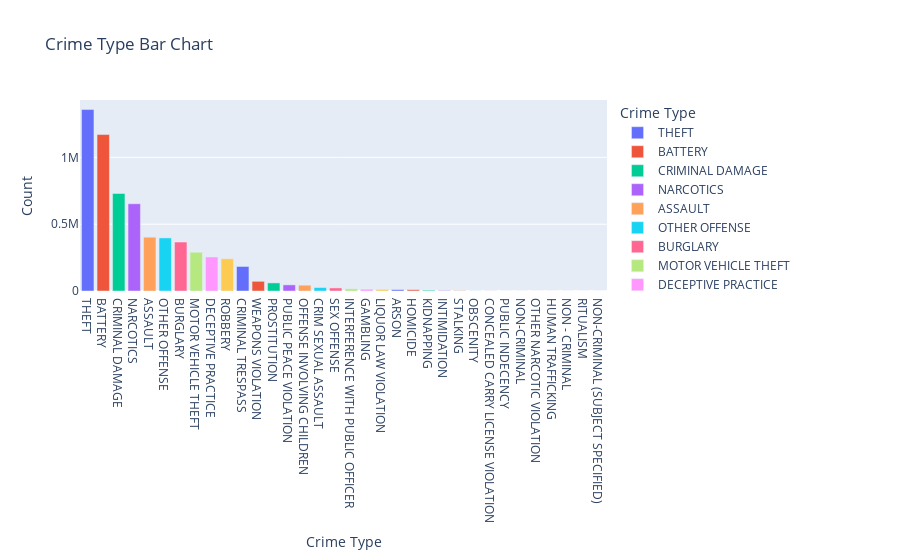
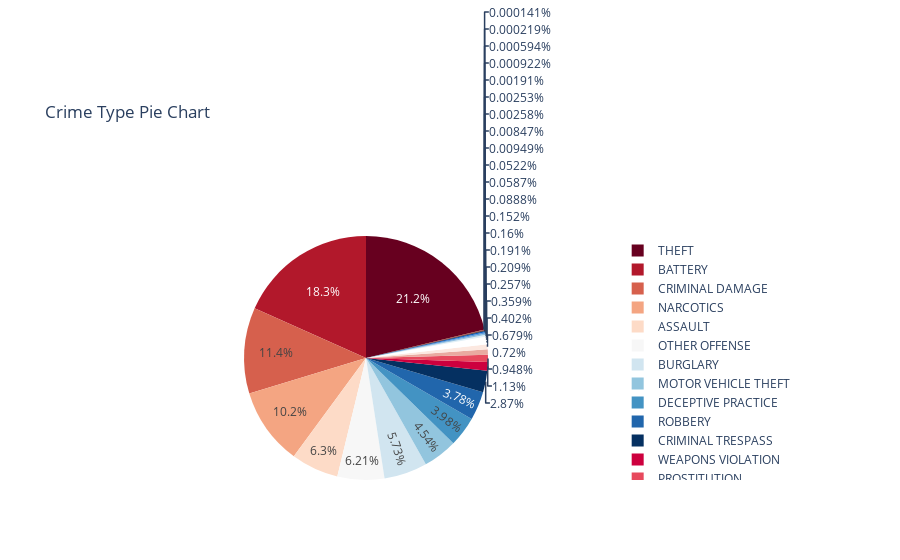

The code cell stored with these charts, in order, in its notebook:
### Code cell
crime_type = pd.DataFrame(df['Primary Type'].value_counts()).reset_index() 
crime_type.columns = ['Crime Type', 'Count']
crime_type_value_counts = pd.DataFrame(df['Primary Type'].value_counts().reset_index())
crime_type_value_counts.columns = ['Crime Type', 'Count']
crime_type_value_counts['Percentage'] = (crime_type_value_counts['Count']/crime_type_value_counts['Count'].sum()) * 100
display(HTML(crime_type_value_counts.head(10).to_html()))
fig = px.bar(crime_type_value_counts, x="Crime Type", y="Count", color="Crime Type", title="Crime Type Bar Chart")
fig.show()
fig = px.pie(crime_type_value_counts, values='Percentage', names='Crime Type', title="Crime Type Pie Chart",color_discrete_sequence=px.colors.sequential.RdBu)
fig.show()
display(Markdown("""They types of crime above have vastly different differences in their count. Thus, we will distribute the crime into 
        four categories. Then, we will decide the level of crime"""))

### Figure 1 — Plotly figure (JSON) as saved in the notebook; plotly's stock layout.template omitted (floating-point values rounded to 4 significant figures)
{"data": [{"alignmentgroup": "True", "hoverlabel": {"namelength": 0}, "hovertemplate": "Crime Type=%{x}<br>Count=%{y}", "legendgroup": "THEFT", "marker": {"color": "#636efa"}, "name": "THEFT", "offsetgroup": "THEFT", "orientation": "v", "showlegend": true, "textposition": "auto", "type": "bar", "x": ["THEFT"], "xaxis": "x", "y": [1358123], "yaxis": "y"}, {"alignmentgroup": "True", "hoverlabel": {"namelength": 0}, "hovertemplate": "Crime Type=%{x}<br>Count=%{y}", "legendgroup": "BATTERY", "marker": {"color": "#EF553B"}, "name": "BATTERY", "offsetgroup": "BATTERY", "orientation": "v", "showlegend": true, "textposition": "auto", "type": "bar", "x": ["BATTERY"], "xaxis": "x", "y": [1170907], "yaxis": "y"}, {"alignmentgroup": "True", "hoverlabel": {"namelength": 0}, "hovertemplate": "Crime Type=%{x}<br>Count=%{y}", "legendgroup": "CRIMINAL DAMAGE", "marker": {"color": "#00cc96"}, "name": "CRIMINAL DAMAGE", "offsetgroup": "CRIMINAL DAMAGE", "orientation": "v", "showlegend": true, "textposition": "auto", "type": "bar", "x": ["CRIMINAL DAMAGE"], "xaxis": "x", "y": [729857], "yaxis": "y"}, {"alignmentgroup": "True", "hoverlabel": {"namelength": 0}, "hovertemplate": "Crime Type=%{x}<br>Count=%{y}", "legendgroup": "NARCOTICS", "marker": {"color": "#ab63fa"}, "name": "NARCOTICS", "offsetgroup": "NARCOTICS", "orientation": "v", "showlegend": true, "textposition": "auto", "type": "bar", "x": ["NARCOTICS"], "xaxis": "x", "y": [653041], "yaxis": "y"}, {"alignmentgroup": "True", "hoverlabel": {"namelength": 0}, "hovertemplate": "Crime Type=%{x}<br>Count=%{y}", "legendgroup": "ASSAULT", "marker": {"color": "#FFA15A"}, "name": "ASSAULT", "offsetgroup": "ASSAULT", "orientation": "v", "showlegend": true, "textposition": "auto", "type": "bar", "x": ["ASSAULT"], "xaxis": "x", "y": [402731], "yaxis": "y"}, {"alignmentgroup": "True", "hoverlabel": {"namelength": 0}, "hovertemplate": "Crime Type=%{x}<br>Count=%{y}", "legendgroup": "OTHER OFFENSE", "marker": {"color": "#19d3f3"}, "name": "OTHER OFFENSE", "offsetgroup": "OTHER OFFENSE", "orientation": "v", "showlegend": true, "textposition": "auto", "type": "bar", "x": ["OTHER OFFENSE"], "xaxis": "x", "y": [397353], "yaxis": "y"}, {"alignmentgroup": "True", "hoverlabel": {"namelength": 0}, "hovertemplate": "Crime Type=%{x}<br>Count=%{y}", "legendgroup": "BURGLARY", "marker": {"color": "#FF6692"}, "name": "BURGLARY", "offsetgroup": "BURGLARY", "orientation": "v", "showlegend": true, "textposition": "auto", "type": "bar", "x": ["BURGLARY"], "xaxis": "x", "y": [366502], "yaxis": "y"}, {"alignmentgroup": "True", "hoverlabel": {"namelength": 0}, "hovertemplate": "Crime Type=%{x}<br>Count=%{y}", "legendgroup": "MOTOR VEHICLE THEFT", "marker": {"color": "#B6E880"}, "name": "MOTOR VEHICLE THEFT", "offsetgroup": "MOTOR VEHICLE THEFT", "orientation": "v", "showlegend": true, "textposition": "auto", "type": "bar", "x": ["MOTOR VEHICLE THEFT"], "xaxis": "x", "y": [290134], "yaxis": "y"}, {"alignmentgroup": "True", "hoverlabel": {"namelength": 0}, "hovertemplate": "Crime Type=%{x}<br>Count=%{y}", "legendgroup": "DECEPTIVE PRACTICE", "marker": {"color": "#FF97FF"}, "name": "DECEPTIVE PRACTICE", "offsetgroup": "DECEPTIVE PRACTICE", "orientation": "v", "showlegend": true, "textposition": "auto", "type": "bar", "x": ["DECEPTIVE PRACTICE"], "xaxis": "x", "y": [254644], "yaxis": "y"}, {"alignmentgroup": "True", "hoverlabel": {"namelength": 0}, "hovertemplate": "Crime Type=%{x}<br>Count=%{y}", "legendgroup": "ROBBERY", "marker": {"color": "#FECB52"}, "name": "ROBBERY", "offsetgroup": "ROBBERY", "orientation": "v", "showlegend": true, "textposition": "auto", "type": "bar", "x": ["ROBBERY"], "xaxis": "x", "y": [241755], "yaxis": "y"}, {"alignmentgroup": "True", "hoverlabel": {"namelength": 0}, "hovertemplate": "Crime Type=%{x}<br>Count=%{y}", "legendgroup": "CRIMINAL TRESPASS", "marker": {"color": "#636efa"}, "name": "CRIMINAL TRESPASS", "offsetgroup": "CRIMINAL TRESPASS", "orientation": "v", "showlegend": true, "textposition": "auto", "type": "bar", "x": ["CRIMINAL TRESPASS"], "xaxis": "x", "y": [183688], "yaxis": "y"}, {"alignmentgroup": "True", "hoverlabel": {"namelength": 0}, "hovertemplate": "Crime Type=%{x}<br>Count=%{y}", "legendgroup": "WEAPONS VIOLATION", "marker": {"color": "#EF553B"}, "name": "WEAPONS VIOLATION", "offsetgroup": "WEAPONS VIOLATION", "orientation": "v", "showlegend": true, "textposition": "auto", "type": "bar", "x": ["WEAPONS VIOLATION"], "xaxis": "x", "y": [72546], "yaxis": "y"}, {"alignmentgroup": "True", "hoverlabel": {"namelength": 0}, "hovertemplate": "Crime Type=%{x}<br>Count=%{y}", "legendgroup": "PROSTITUTION", "marker": {"color": "#00cc96"}, "name": "PROSTITUTION", "offsetgroup": "PROSTITUTION", "orientation": "v", "showlegend": true, "textposition": "auto", "type": "bar", "x": ["PROSTITUTION"], "xaxis": "x", "y": [60656], "yaxis": "y"}, {"alignmentgroup": "True", "hoverlabel": {"namelength": 0}, "hovertemplate": "Crime Type=%{x}<br>Count=%{y}", "legendgroup": "PUBLIC PEACE VIOLATION", "marker": {"color": "#ab63fa"}, "name": "PUBLIC PEACE VIOLATION", "offsetgroup": "PUBLIC PEACE VIOLATION", "orientation": "v", "showlegend": true, "textposition": "auto", "type": "bar", "x": ["PUBLIC PEACE VIOLATION"], "xaxis": "x", "y": [46053], "yaxis": "y"}, {"alignmentgroup": "True", "hoverlabel": {"namelength": 0}, "hovertemplate": "Crime Type=%{x}<br>Count=%{y}", "legendgroup": "OFFENSE INVOLVING CHILDREN", "marker": {"color": "#FFA15A"}, "name": "OFFENSE INVOLVING CHILDREN", "offsetgroup": "OFFENSE INVOLVING CHILDREN", "orientation": "v", "showlegend": true, "textposition": "auto", "type": "bar", "x": ["OFFENSE INVOLVING CHILDREN"], "xaxis": "x", "y": [43456], "yaxis": "y"}, {"alignmentgroup": "True", "hoverlabel": {"namelength": 0}, "hovertemplate": "Crime Type=%{x}<br>Count=%{y}", "legendgroup": "CRIM SEXUAL ASSAULT", "marker": {"color": "#19d3f3"}, "name": "CRIM SEXUAL ASSAULT", "offsetgroup": "CRIM SEXUAL ASSAULT", "orientation": "v", "showlegend": true, "textposition": "auto", "type": "bar", "x": ["CRIM SEXUAL ASSAULT"], "xaxis": "x", "y": [25726], "yaxis": "y"}, {"alignmentgroup": "True", "hoverlabel": {"namelength": 0}, "hovertemplate": "Crime Type=%{x}<br>Count=%{y}", "legendgroup": "SEX OFFENSE", "marker": {"color": "#FF6692"}, "name": "SEX OFFENSE", "offsetgroup": "SEX OFFENSE", "orientation": "v", "showlegend": true, "textposition": "auto", "type": "bar", "x": ["SEX OFFENSE"], "xaxis": "x", "y": [22963], "yaxis": "y"}, {"alignmentgroup": "True", "hoverlabel": {"namelength": 0}, "hovertemplate": "Crime Type=%{x}<br>Count=%{y}", "legendgroup": "INTERFERENCE WITH PUBLIC OFFICER", "marker": {"color": "#B6E880"}, "name": "INTERFERENCE WITH PUBLIC OFFICER", "offsetgroup": "INTERFERENCE WITH PUBLIC OFFICER", "orientation": "v", "showlegend": true, "textposition": "auto", "type": "bar", "x": ["INTERFERENCE WITH PUBLIC OFFICER"], "xaxis": "x", "y": [16461], "yaxis": "y"}, {"alignmentgroup": "True", "hoverlabel": {"namelength": 0}, "hovertemplate": "Crime Type=%{x}<br>Count=%{y}", "legendgroup": "GAMBLING", "marker": {"color": "#FF97FF"}, "name": "GAMBLING", "offsetgroup": "GAMBLING", "orientation": "v", "showlegend": true, "textposition": "auto", "type": "bar", "x": ["GAMBLING"], "xaxis": "x", "y": [13358], "yaxis": "y"}, {"alignmentgroup": "True", "hoverlabel": {"namelength": 0}, "hovertemplate": "Crime Type=%{x}<br>Count=%{y}", "legendgroup": "LIQUOR LAW VIOLATION", "marker": {"color": "#FECB52"}, "name": "LIQUOR LAW VIOLATION", "offsetgroup": "LIQUOR LAW VIOLATION", "orientation": "v", "showlegend": true, "textposition": "auto", "type": "bar", "x": ["LIQUOR LAW VIOLATION"], "xaxis": "x", "y": [12229], "yaxis": "y"}, {"alignmentgroup": "True", "hoverlabel": {"namelength": 0}, "hovertemplate": "Crime Type=%{x}<br>Count=%{y}", "legendgroup": "ARSON", "marker": {"color": "#636efa"}, "name": "ARSON", "offsetgroup": "ARSON", "orientation": "v", "showlegend": true, "textposition": "auto", "type": "bar", "x": ["ARSON"], "xaxis": "x", "y": [10253], "yaxis": "y"}, {"alignmentgroup": "True", "hoverlabel": {"namelength": 0}, "hovertemplate": "Crime Type=%{x}<br>Count=%{y}", "legendgroup": "HOMICIDE", "marker": {"color": "#EF553B"}, "name": "HOMICIDE", "offsetgroup": "HOMICIDE", "orientation": "v", "showlegend": true, "textposition": "auto", "type": "bar", "x": ["HOMICIDE"], "xaxis": "x", "y": [9720], "yaxis": "y"}, {"alignmentgroup": "True", "hoverlabel": {"namelength": 0}, "hovertemplate": "Crime Type=%{x}<br>Count=%{y}", "legendgroup": "KIDNAPPING", "marker": {"color": "#00cc96"}, "name": "KIDNAPPING", "offsetgroup": "KIDNAPPING", "orientation": "v", "showlegend": true, "textposition": "auto", "type": "bar", "x": ["KIDNAPPING"], "xaxis": "x", "y": [5682], "yaxis": "y"}, {"alignmentgroup": "True", "hoverlabel": {"namelength": 0}, "hovertemplate": "Crime Type=%{x}<br>Count=%{y}", "legendgroup": "INTIMIDATION", "marker": {"color": "#ab63fa"}, "name": "INTIMIDATION", "offsetgroup": "INTIMIDATION", "orientation": "v", "showlegend": true, "textposition": "auto", "type": "bar", "x": ["INTIMIDATION"], "xaxis": "x", "y": [3752], "yaxis": "y"}, {"alignmentgroup": "True", "hoverlabel": {"namelength": 0}, "hovertemplate": "Crime Type=%{x}<br>Count=%{y}", "legendgroup": "STALKING", "marker": {"color": "#FFA15A"}, "name": "STALKING", "offsetgroup": "STALKING", "orientation": "v", "showlegend": true, "textposition": "auto", "type": "bar", "x": ["STALKING"], "xaxis": "x", "y": [3341], "yaxis": "y"}, {"alignmentgroup": "True", "hoverlabel": {"namelength": 0}, "hovertemplate": "Crime Type=%{x}<br>Count=%{y}", "legendgroup": "OBSCENITY", "marker": {"color": "#19d3f3"}, "name": "OBSCENITY", "offsetgroup": "OBSCENITY", "orientation": "v", "showlegend": true, "textposition": "auto", "type": "bar", "x": ["OBSCENITY"], "xaxis": "x", "y": [607], "yaxis": "y"}, {"alignmentgroup": "True", "hoverlabel": {"namelength": 0}, "hovertemplate": "Crime Type=%{x}<br>Count=%{y}", "legendgroup": "CONCEALED CARRY LICENSE VIOLATION", "marker": {"color": "#FF6692"}, "name": "CONCEALED CARRY LICENSE VIOLATION", "offsetgroup": "CONCEALED CARRY LICENSE VIOLATION", "orientation": "v", "showlegend": true, "textposition": "auto", "type": "bar", "x": ["CONCEALED CARRY LICENSE VIOLATION"], "xaxis": "x", "y": [542], "yaxis": "y"}, {"alignmentgroup": "True", "hoverlabel": {"namelength": 0}, "hovertemplate": "Crime Type=%{x}<br>Count=%{y}", "legendgroup": "PUBLIC INDECENCY", "marker": {"color": "#B6E880"}, "name": "PUBLIC INDECENCY", "offsetgroup": "PUBLIC INDECENCY", "orientation": "v", "showlegend": true, "textposition": "auto", "type": "bar", "x": ["PUBLIC INDECENCY"], "xaxis": "x", "y": [165], "yaxis": "y"}, {"alignmentgroup": "True", "hoverlabel": {"namelength": 0}, "hovertemplate": "Crime Type=%{x}<br>Count=%{y}", "legendgroup": "NON-CRIMINAL", "marker": {"color": "#FF97FF"}, "name": "NON-CRIMINAL", "offsetgroup": "NON-CRIMINAL", "orientation": "v", "showlegend": true, "textposition": "auto", "type": "bar", "x": ["NON-CRIMINAL"], "xaxis": "x", "y": [162], "yaxis": "y"}, {"alignmentgroup": "True", "hoverlabel": {"namelength": 0}, "hovertemplate": "Crime Type=%{x}<br>Count=%{y}", "legendgroup": "OTHER NARCOTIC VIOLATION", "marker": {"color": "#FECB52"}, "name": "OTHER NARCOTIC VIOLATION", "offsetgroup": "OTHER NARCOTIC VIOLATION", "orientation": "v", "showlegend": true, "textposition": "auto", "type": "bar", "x": ["OTHER NARCOTIC VIOLATION"], "xaxis": "x", "y": [122], "yaxis": "y"}, {"alignmentgroup": "True", "hoverlabel": {"namelength": 0}, "hovertemplate": "Crime Type=%{x}<br>Count=%{y}", "legendgroup": "HUMAN TRAFFICKING", "marker": {"color": "#636efa"}, "name": "HUMAN TRAFFICKING", "offsetgroup": "HUMAN TRAFFICKING", "orientation": "v", "showlegend": true, "textposition": "auto", "type": "bar", "x": ["HUMAN TRAFFICKING"], "xaxis": "x", "y": [59], "yaxis": "y"}, {"alignmentgroup": "True", "hoverlabel": {"namelength": 0}, "hovertemplate": "Crime Type=%{x}<br>Count=%{y}", "legendgroup": "NON - CRIMINAL", "marker": {"color": "#EF553B"}, "name": "NON - CRIMINAL", "offsetgroup": "NON - CRIMINAL", "orientation": "v", "showlegend": true, "textposition": "auto", "type": "bar", "x": ["NON - CRIMINAL"], "xaxis": "x", "y": [38], "yaxis": "y"}, {"alignmentgroup": "True", "hoverlabel": {"namelength": 0}, "hovertemplate": "Crime Type=%{x}<br>Count=%{y}", "legendgroup": "RITUALISM", "marker": {"color": "#00cc96"}, "name": "RITUALISM", "offsetgroup": "RITUALISM", "orientation": "v", "showlegend": true, "textposition": "auto", "type": "bar", "x": ["RITUALISM"], "xaxis": "x", "y": [14], "yaxis": "y"}, {"alignmentgroup": "True", "hoverlabel": {"namelength": 0}, "hovertemplate": "Crime Type=%{x}<br>Count=%{y}", "legendgroup": "NON-CRIMINAL (SUBJECT SPECIFIED)", "marker": {"color": "#ab63fa"}, "name": "NON-CRIMINAL (SUBJECT SPECIFIED)", "offsetgroup": "NON-CRIMINAL (SUBJECT SPECIFIED)", "orientation": "v", "showlegend": true, "textposition": "auto", "type": "bar", "x": ["NON-CRIMINAL (SUBJECT SPECIFIED)"], "xaxis": "x", "y": [9], "yaxis": "y"}], "layout": {"barmode": "relative", "legend": {"title": {"text": "Crime Type"}, "tracegroupgap": 0}, "title": {"text": "Crime Type Bar Chart"}, "xaxis": {"anchor": "y", "categoryarray": ["THEFT", "BATTERY", "CRIMINAL DAMAGE", "NARCOTICS", "ASSAULT", "OTHER OFFENSE", "BURGLARY", "MOTOR VEHICLE THEFT", "DECEPTIVE PRACTICE", "ROBBERY", "CRIMINAL TRESPASS", "WEAPONS VIOLATION", "PROSTITUTION", "PUBLIC PEACE VIOLATION", "OFFENSE INVOLVING CHILDREN", "CRIM SEXUAL ASSAULT", "SEX OFFENSE", "INTERFERENCE WITH PUBLIC OFFICER", "GAMBLING", "LIQUOR LAW VIOLATION", "ARSON", "HOMICIDE", "KIDNAPPING", "INTIMIDATION", "STALKING", "OBSCENITY", "CONCEALED CARRY LICENSE VIOLATION", "PUBLIC INDECENCY", "NON-CRIMINAL", "OTHER NARCOTIC VIOLATION", "HUMAN TRAFFICKING", "NON - CRIMINAL", "RITUALISM", "NON-CRIMINAL (SUBJECT SPECIFIED)"], "categoryorder": "array", "domain": [0, 1], "title": {"text": "Crime Type"}}, "yaxis": {"anchor": "x", "domain": [0, 1], "title": {"text": "Count"}}}}

### Figure 2 — Plotly figure (JSON) as saved in the notebook; plotly's stock layout.template omitted (floating-point values rounded to 4 significant figures)
{"data": [{"domain": {"x": [0, 1], "y": [0, 1]}, "hoverlabel": {"namelength": 0}, "hovertemplate": "Crime Type=%{label}<br>Percentage=%{value}", "labels": ["THEFT", "BATTERY", "CRIMINAL DAMAGE", "NARCOTICS", "ASSAULT", "OTHER OFFENSE", "BURGLARY", "MOTOR VEHICLE THEFT", "DECEPTIVE PRACTICE", "ROBBERY", "CRIMINAL TRESPASS", "WEAPONS VIOLATION", "PROSTITUTION", "PUBLIC PEACE VIOLATION", "OFFENSE INVOLVING CHILDREN", "CRIM SEXUAL ASSAULT", "SEX OFFENSE", "INTERFERENCE WITH PUBLIC OFFICER", "GAMBLING", "LIQUOR LAW VIOLATION", "ARSON", "HOMICIDE", "KIDNAPPING", "INTIMIDATION", "STALKING", "OBSCENITY", "CONCEALED CARRY LICENSE VIOLATION", "PUBLIC INDECENCY", "NON-CRIMINAL", "OTHER NARCOTIC VIOLATION", "HUMAN TRAFFICKING", "NON - CRIMINAL", "RITUALISM", "NON-CRIMINAL (SUBJECT SPECIFIED)"], "legendgroup": "", "name": "", "showlegend": true, "type": "pie", "values": [21.23, 18.31, 11.41, 10.21, 6.296, 6.212, 5.73, 4.536, 3.981, 3.779, 2.872, 1.134, 0.9482, 0.72, 0.6794, 0.4022, 0.359, 0.2573, 0.2088, 0.1912, 0.1603, 0.152, 0.08883, 0.05866, 0.05223, 0.009489, 0.008473, 0.002579, 0.002533, 0.001907, 0.0009224, 0.0005941, 0.0002189, 0.0001407]}], "layout": {"legend": {"tracegroupgap": 0}, "piecolorway": ["rgb(103,0,31)", "rgb(178,24,43)", "rgb(214,96,77)", "rgb(244,165,130)", "rgb(253,219,199)", "rgb(247,247,247)", "rgb(209,229,240)", "rgb(146,197,222)", "rgb(67,147,195)", "rgb(33,102,172)", "rgb(5,48,97)"], "title": {"text": "Crime Type Pie Chart"}}}
